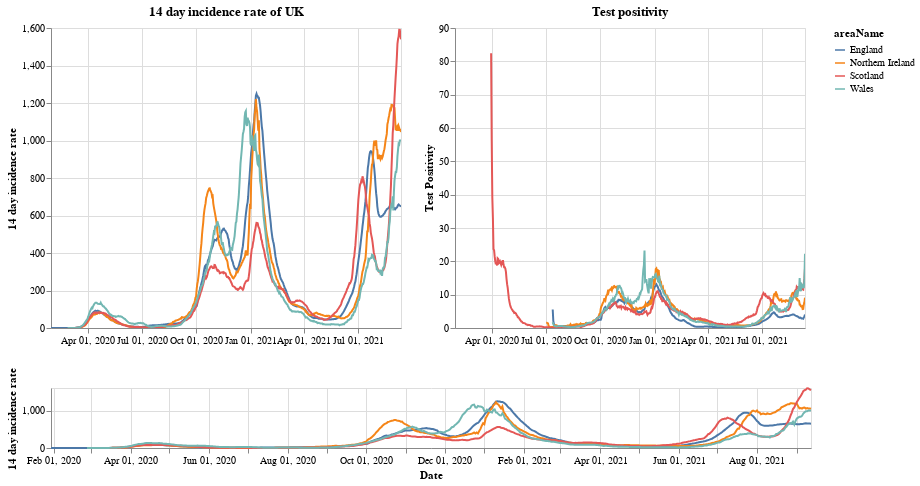

Notebook code cell kept with this figure:
### Markdown cell above
# Plots

First a plot with each country in the UK. The top right shows the positivity rate for (which is the percentage of registered tests which were positive) while the top left is the 14 day incidence rate. The bottom chart can be used to select the timeframe (does not work on a mobile device).

### Code cell
#collapse
brush = alt.selection(type='interval', name='DateBrush',encodings=['x'],fields=['Time'])
leg_selection = alt.selection_multi(fields=['areaName'], bind='legend')

base = alt.Chart(uk_cases).mark_line().encode(
    x=alt.X("yearmonthdate(date):T", axis=alt.Axis(title='Date')),
    y=alt.Y("twoWeeklyCasesRate:Q", axis=alt.Axis(title='14 day incidence rate')),
    tooltip=['areaName', 'date','twoWeeklyCasesRate', 'testPositivity'],
    color='areaName',
    opacity=alt.condition(leg_selection, alt.value(2), alt.value(0.1))
).add_selection(leg_selection).properties(width=350)

upper = base.encode(alt.X('yearmonthdate(date):T', axis=alt.Axis(title=''),
                         scale=alt.Scale(domain=brush))
                   ).properties(title=f'14 day incidence rate of UK')
upper_right = upper.encode(alt.Y('testPositivity:Q', axis=alt.Axis(title='Test Positivity'))).properties(title='Test positivity')
lower = base.properties(height=60, width = 760).add_selection(brush)

(upper | upper_right) & lower

### Figure 1 — Vega-Lite specification as saved in the notebook (floating-point values rounded to 4 significant figures; data arrays with more than 128 entries replaced by an {"elided": "..."} marker saying what was removed)
{"config": {"view": {"continuousWidth": 400, "continuousHeight": 300}}, "vconcat": [{"hconcat": [{"mark": "line", "encoding": {"color": {"type": "nominal", "field": "areaName"}, "opacity": {"condition": {"value": 2, "selection": "selector001"}, "value": 0.1}, "tooltip": [{"type": "nominal", "field": "areaName"}, {"type": "temporal", "field": "date"}, {"type": "quantitative", "field": "twoWeeklyCasesRate"}, {"type": "quantitative", "field": "testPositivity"}], "x": {"type": "temporal", "axis": {"title": ""}, "field": "date", "scale": {"domain": {"selection": "DateBrush"}}, "timeUnit": "yearmonthdate"}, "y": {"type": "quantitative", "axis": {"title": "14 day incidence rate"}, "field": "twoWeeklyCasesRate"}}, "selection": {"selector001": {"type": "multi", "fields": ["areaName"], "bind": "legend"}}, "title": "14 day incidence rate of UK", "width": 350}, {"mark": "line", "encoding": {"color": {"type": "nominal", "field": "areaName"}, "opacity": {"condition": {"value": 2, "selection": "selector001"}, "value": 0.1}, "tooltip": [{"type": "nominal", "field": "areaName"}, {"type": "temporal", "field": "date"}, {"type": "quantitative", "field": "twoWeeklyCasesRate"}, {"type": "quantitative", "field": "testPositivity"}], "x": {"type": "temporal", "axis": {"title": ""}, "field": "date", "scale": {"domain": {"selection": "DateBrush"}}, "timeUnit": "yearmonthdate"}, "y": {"type": "quantitative", "axis": {"title": "Test Positivity"}, "field": "testPositivity"}}, "selection": {"selector001": {"type": "multi", "fields": ["areaName"], "bind": "legend"}}, "title": "Test positivity", "width": 350}]}, {"mark": "line", "encoding": {"color": {"type": "nominal", "field": "areaName"}, "opacity": {"condition": {"value": 2, "selection": "selector001"}, "value": 0.1}, "tooltip": [{"type": "nominal", "field": "areaName"}, {"type": "temporal", "field": "date"}, {"type": "quantitative", "field": "twoWeeklyCasesRate"}, {"type": "quantitative", "field": "testPositivity"}], "x": {"type": "temporal", "axis": {"title": "Date"}, "field": "date", "timeUnit": "yearmonthdate"}, "y": {"type": "quantitative", "axis": {"title": "14 day incidence rate"}, "field": "twoWeeklyCasesRate"}}, "height": 60, "selection": {"selector001": {"type": "multi", "fields": ["areaName"], "bind": "legend"}, "DateBrush": {"type": "interval", "encodings": ["x"], "fields": ["Time"]}}, "width": 760}], "data": {"name": "data-dfad2ddfae144f3b65f3ba404773f9df"}, "$schema": "https://vega.github.io/schema/vega-lite/v4.8.1.json", "datasets": {"data-dfad2ddfae144f3b65f3ba404773f9df": {"elided": "2276 records"}}}
